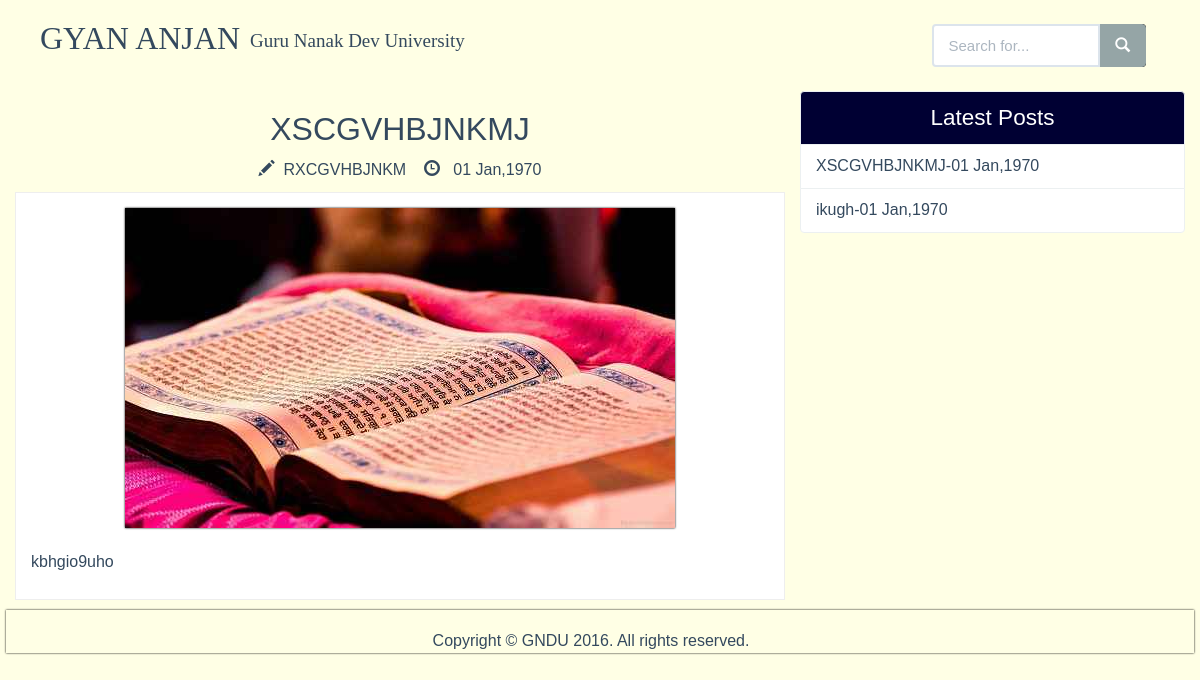
The app's page /blog-view?id=2 with its own data.
### tables this page shows
CREATE TABLE `gyananjan_blog` (
  `id` int(11) NOT NULL,
  `title` varchar(100) NOT NULL,
  `author` varchar(100) NOT NULL,
  `blog` longtext NOT NULL,
  `date` varchar(32) NOT NULL,
  `image` varchar(100) NOT NULL,
  `views` int(11) NOT NULL
);

### blog-view.php (the view, shortened to what this page needs)
<?php
	 include 'admin/db/connect.php';
$id = $_GET['id'];
$query = "SELECT * FROM gyananjan_blog WHERE id = '$id'";
$result= $db->query($query);
$row = $result->fetch_array();
?>
<?php include 'includes/meta.php';  ?>
	<?php include 'includes/css.php';
   ?>
		</head>
		<body class="container">
			<?php include 'includes/nav.php';
      ?>
				<div class="container head">
					<div class="row">
						<div class="col-md-8">
							<article>
								<h2 class="text-center"><a href="singlepost.html"><?php echo $row['title'];?></a></h2>
								<div class="row text-center">
									<div class="group2 col-sm-12 col-md-12">
										<span class="glyphicon glyphicon-pencil"> </span>&nbsp;&nbsp;<?php echo $row['author']; ?> &nbsp;&nbsp;
										<span class="glyphicon glyphicon-time"></span>&nbsp;&nbsp; <?php echo date("d M,Y",strtotime($row['date'])); ?>
									</div>
								</div>
								<div  style="border:1px solid #eee;padding:15px;background-color:#fff;word-wrap:break-word;">
								<img  src="admin/images/reduceSize/<?php echo $row["image"]; ?>" class="text-center img img-responsive pres">
								<br />
						<?php echo $row['blog']; ?>
								</div>
							</article>
						</div>
						<div class="latest-posts">
						<ul class="list-group col-md-4">
								<li class="list-group-item text-center lead">Latest Posts</li>
							<?php
							$query2 = "SELECT * FROM gyananjan_blog ORDER BY date DESC LIMIT 10";
							$getResult = $db->query($query2);
							if ($getResult->num_rows > 0) {
	while ($data = $getResult->fetch_assoc()) {
			echo	'<li class="list-group-item"><a href="blog-view?id='.$data['id'].'">'.$data['title'].'-'.date("d M,Y",strtotime($data['date'])). '</a></li>';
	}
} else {echo '"<li class="list-group-item"><a href="">No Latest Posts! </a></li>"';}
								?>
						</ul>
						</div>
					</div>
				</div>
				<footer>
					<div class="container">
						<p class="text-center" style="padding-top:20px;margin:0!important;">Copyright &copy; GNDU
							<?php echo date("Y");?>. All rights reserved.</p>
					</div>
				</footer>
		</body>
		</html>

### includes/css.php (style rules this page uses)
.container { margin-right: auto !important; margin-left: auto !important; }
@media screen  and (max-width:1200px ) { body { width:99% !important; margin:auto !important; } }

### records on screen
gyananjan_blog: title "XSCGVHBJNKMJ", author "RXCGVHBJNKM", date "01 Jan,1970", image (picture), blog "kbhgio9uho"
gyananjan_blog: title "ikugh", date "01 Jan,1970"
